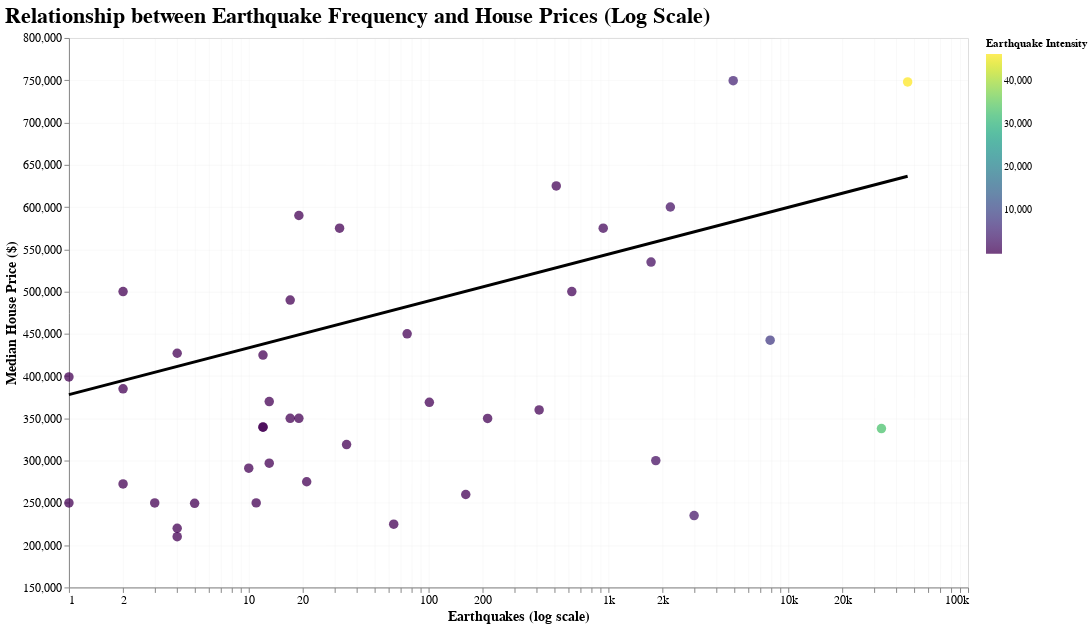

The cell this chart's notebook holds for it:
### Markdown cell above
## 🔎 Analyse de la Relation entre l’Activité Sismique et les Prix Immobiliers  
### Une visualisation combinant échelle logarithmique, intensité sismique et tendance générale

Cette visualisation explore comment le nombre de séismes dans un État américain est associé au prix médian de l’immobilier.  
Elle combine plusieurs éléments complémentaires :

- **Scatter plot** : chaque point représente un État pour l’année sélectionnée.  
- **Échelle logarithmique sur l’axe des X** : permet de visualiser correctement des niveaux de sismicité très différents (de 1 à plusieurs centaines).  
- **Couleur continue (Viridis)** : encode l’intensité des séismes, renforçant la lecture des variations.  
- **Regression Linéaire** : une tendance linéaire qui met en évidence la relation générale.  

L’objectif final est d’offrir une lecture claire, équilibrée et robuste de la relation potentielle entre l’activité sismique et les prix domiciliaires, malgré la grande variabilité des États.

### Code cell
# --- Prepare data ---
df_corr = df_year[["State", "earthquake", "price"]].dropna()
df_corr = df_corr[df_corr["earthquake"] > 0]

color_scale = alt.Scale(scheme="viridis")

# Scatter
scatter = (
    alt.Chart(df_corr)
    .mark_circle(size=90, opacity=0.75)
    .encode(
        x=alt.X(
            "earthquake:Q",
            title="Earthquakes (log scale)",
            scale=alt.Scale(type="log"),
            axis=alt.Axis(format="~s")
        ),
        y=alt.Y(
            "price:Q",
            title="Median House Price ($)",
            scale=alt.Scale(zero=False, padding=10)
        ),
        color=alt.Color("earthquake:Q", title="Earthquake Intensity", scale=color_scale),
        tooltip=[
            alt.Tooltip("State:N"),
            alt.Tooltip("earthquake:Q", title="Earthquakes"),
            alt.Tooltip("price:Q", title="Median Price ($)")
        ]
    )
)

# LOESS trendline
smooth = (
    alt.Chart(df_corr)
    .transform_regression("earthquake", "price")
    .mark_line(color="black", size=3)
    .encode(
        x=alt.X("earthquake:Q", scale=alt.Scale(type="log")),
        y="price:Q"
    )
)

# Combine
correlation = (
    (scatter + smooth)
    .properties(
        width=900,
        height=550,
        title="Relationship between Earthquake Frequency and House Prices (Log Scale)"
    )
    .configure_axis(
        gridOpacity=0.20,
        labelFontSize=12,
        titleFontSize=14
    )
    .configure_title(
        fontSize=22,
        anchor="start"
    )
)

correlation

### Figure 1 — Vega-Lite specification as saved in the notebook (floating-point values rounded to 4 significant figures)
{"config": {"view": {"continuousWidth": 300, "continuousHeight": 300}, "axis": {"gridOpacity": 0.2, "labelFontSize": 12, "titleFontSize": 14}, "title": {"anchor": "start", "fontSize": 22}}, "layer": [{"mark": {"type": "circle", "opacity": 0.75, "size": 90}, "encoding": {"color": {"field": "earthquake", "scale": {"scheme": "viridis"}, "title": "Earthquake Intensity", "type": "quantitative"}, "tooltip": [{"field": "State", "type": "nominal"}, {"field": "earthquake", "title": "Earthquakes", "type": "quantitative"}, {"field": "price", "title": "Median Price ($)", "type": "quantitative"}], "x": {"axis": {"format": "~s"}, "field": "earthquake", "scale": {"type": "log"}, "title": "Earthquakes (log scale)", "type": "quantitative"}, "y": {"field": "price", "scale": {"padding": 10, "zero": false}, "title": "Median House Price ($)", "type": "quantitative"}}}, {"mark": {"type": "line", "color": "black", "size": 3}, "encoding": {"x": {"field": "earthquake", "scale": {"type": "log"}, "type": "quantitative"}, "y": {"field": "price", "type": "quantitative"}}, "transform": [{"on": "earthquake", "regression": "price"}]}], "data": {"name": "data-e2cdc4b8bc3bd372c7bcacbf797af228"}, "height": 550, "title": "Relationship between Earthquake Frequency and House Prices (Log Scale)", "width": 900, "$schema": "https://vega.github.io/schema/vega-lite/v5.20.1.json", "datasets": {"data-e2cdc4b8bc3bd372c7bcacbf797af228": [{"State": "Maryland", "earthquake": 1, "price": 399000.0}, {"State": "Indiana", "earthquake": 1, "price": 249900.0}, {"State": "Massachusetts", "earthquake": 2, "price": 500000.0}, {"State": "Rhode Island", "earthquake": 2, "price": 384900.0}, {"State": "Pennsylvania", "earthquake": 2, "price": 272400.0}, {"State": "Connecticut", "earthquake": 19, "price": 350000.0}, {"State": "New York", "earthquake": 19, "price": 590000.0}, {"State": "New Hampshire", "earthquake": 17, "price": 489900.0}, {"State": "Maine", "earthquake": 35, "price": 319000.0}, {"State": "New Jersey", "earthquake": 4, "price": 427000.0}, {"State": "Ohio", "earthquake": 4, "price": 210000.0}, {"State": "Virginia", "earthquake": 12, "price": 424900.0}, {"State": "North Carolina", "earthquake": 17, "price": 350000.0}, {"State": "Kentucky", "earthquake": 11, "price": 250000.0}, {"State": "Tennessee", "earthquake": 213, "price": 349900.0}, {"State": "South Carolina", "earthquake": 12, "price": 339400.0}, {"State": "Georgia", "earthquake": 13, "price": 369900.0}, {"State": "Alabama", "earthquake": 21, "price": 275000.0}, {"State": "Mississippi", "earthquake": 5, "price": 249500.0}, {"State": "Arkansas", "earthquake": 64, "price": 224800.0}, {"State": "Illinois", "earthquake": 10, "price": 291000.0}, {"State": "Michigan", "earthquake": 4, "price": 220000.0}, {"State": "Oklahoma", "earthquake": 2997, "price": 235000.0}, {"State": "Missouri", "earthquake": 161, "price": 259900.0}, {"State": "Montana", "earthquake": 1727, "price": 534900.0}, {"State": "Kansas", "earthquake": 1835, "price": 300000.0}, {"State": "Texas", "earthquake": 101, "price": 369000.0}, {"State": "Idaho", "earthquake": 513, "price": 625000.0}, {"State": "Colorado", "earthquake": 32, "price": 575000.0}, {"State": "Minnesota", "earthquake": 12, "price": 339900.0}, {"State": "New Mexico", "earthquake": 13, "price": 297000.0}, {"State": "Nebraska", "earthquake": 3, "price": 249900.0}, {"State": "Wyoming", "earthquake": 412, "price": 360000.0}, {"State": "Utah", "earthquake": 936, "price": 575000.0}, {"State": "Arizona", "earthquake": 76, "price": 450000.0}, {"State": "Oregon", "earthquake": 626, "price": 500000.0}, {"State": "Hawaii", "earthquake": 4944, "price": 749500.0}, {"State": "Washington", "earthquake": 2211, "price": 600000.0}, {"State": "California", "earthquake": 46149, "price": 748000.0}, {"State": "Nevada", "earthquake": 7935, "price": 442400.0}, {"State": "Alaska", "earthquake": 32998, "price": 338000.0}]}}
